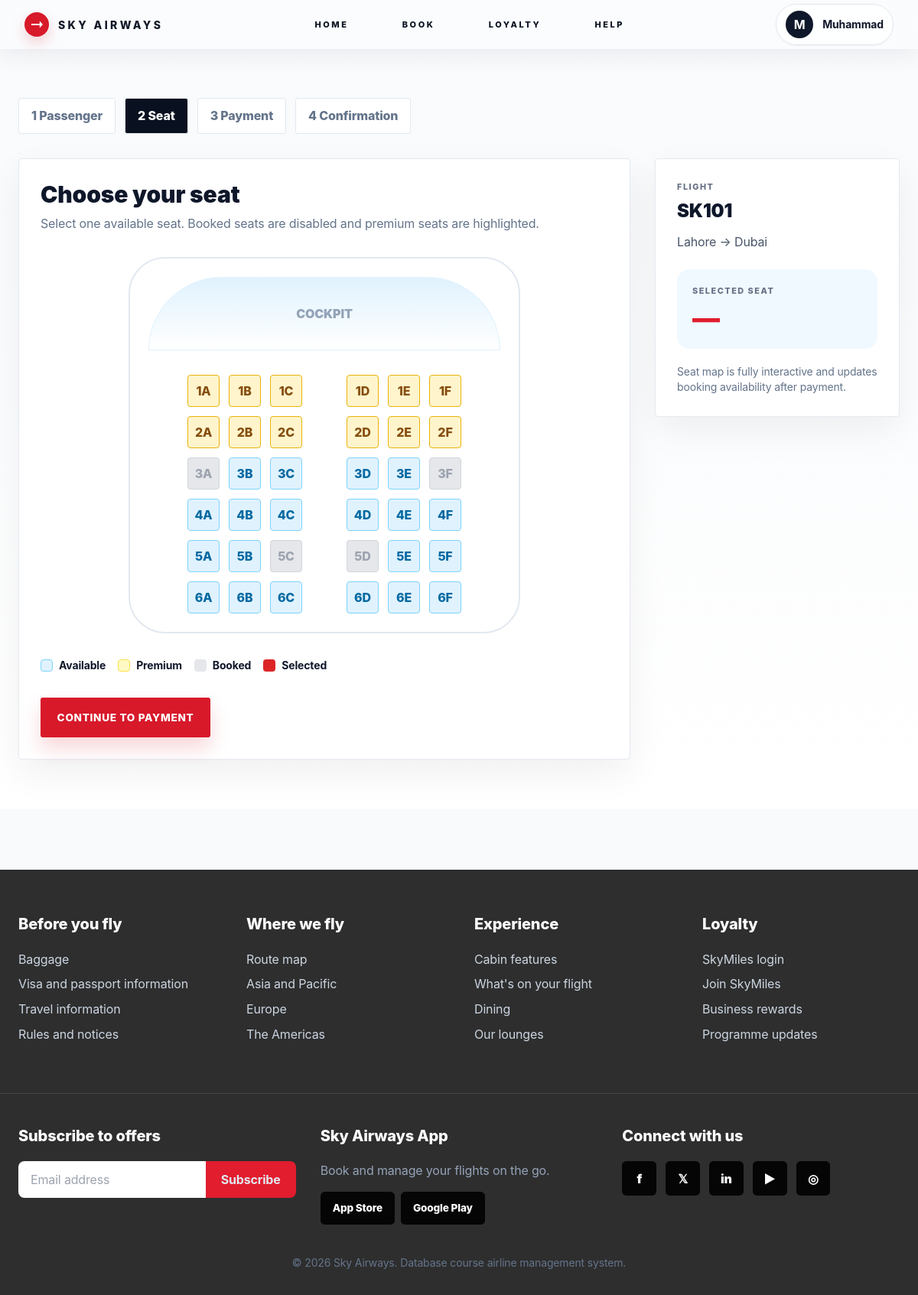
Screenshot of /seats/1 (signed in) with the database file from the repository.
### tables this page shows
CREATE TABLE users (
            id INTEGER PRIMARY KEY AUTOINCREMENT,
            full_name TEXT NOT NULL,
            username TEXT UNIQUE NOT NULL,
            email TEXT UNIQUE NOT NULL,
            phone TEXT,
            password_hash TEXT NOT NULL,
            country TEXT,
            date_of_birth TEXT,
            gender TEXT,
            role TEXT DEFAULT 'user',
            created_at TEXT DEFAULT CURRENT_TIMESTAMP
        );

CREATE TABLE seats (
            id INTEGER PRIMARY KEY AUTOINCREMENT,
            flight_id INTEGER NOT NULL,
            seat_number TEXT NOT NULL,
            seat_class TEXT NOT NULL,
            seat_status TEXT DEFAULT 'available',
            FOREIGN KEY(flight_id) REFERENCES flights(id)
        );

CREATE TABLE flights (
            id INTEGER PRIMARY KEY AUTOINCREMENT,
            flight_number TEXT UNIQUE NOT NULL,
            departure_airport TEXT NOT NULL,
            arrival_airport TEXT NOT NULL,
            departure_city TEXT NOT NULL,
            arrival_city TEXT NOT NULL,
            departure_time TEXT NOT NULL,
            arrival_time TEXT NOT NULL,
            duration TEXT NOT NULL,
            aircraft_type TEXT NOT NULL,
            cabin_class TEXT NOT NULL,
            total_seats INTEGER NOT NULL,
            available_seats INTEGER NOT NULL,
            fare REAL NOT NULL,
            status TEXT DEFAULT 'On Time'
        );

### app.py (the view, shortened to what this page needs)
@app.route("/seats/<int:flight_id>", methods=["GET", "POST"])
@login_required
def seats(flight_id):
    flight = query("SELECT * FROM flights WHERE id=?", (flight_id,), one=True)
    all_seats = query("SELECT * FROM seats WHERE flight_id=? ORDER BY seat_number", (flight_id,))
    return render_template("seats.html", flight=flight, seats=all_seats)

### app.py (called while the page is built)
def get_db():
    if "db" not in g:
        g.db = sqlite3.connect(DB_PATH)
        g.db.row_factory = sqlite3.Row
    return g.db

def query(sql, args=(), one=False):
    cur = get_db().execute(sql, args)
    rows = cur.fetchall()
    cur.close()
    return (rows[0] if rows else None) if one else rows

def current_user():
    if session.get("user_id"):
        return query("SELECT * FROM users WHERE id = ?", (session["user_id"],), one=True)
    return None

@app.context_processor
def inject_globals():
    return {"user": current_user(), "airports": AIRPORTS, "now": datetime.now()}

def login_required(view):
    @wraps(view)
    def wrapped(*args, **kwargs):
        if not session.get("user_id"):
            flash("To continue with your booking, please log in or create your Sky Airways account.", "info")
            session["next_url"] = request.path
            return redirect(url_for("login", next=request.path))
        return view(*args, **kwargs)
    return wrapped

@app.before_request
def ensure_db():
    init_db()

### templates/seats.html (shortened to what this page needs)
{% extends 'base.html' %}
{% block content %}
<section class="py-16 px-6 bg-gradient-to-b from-slate-50 to-white"><div class="max-w-6xl mx-auto"><div class="flex flex-wrap gap-3 mb-8"><span class="step-pill">1 Passenger</span><span class="step-pill active">2 Seat</span><span class="step-pill">3 Payment</span><span class="step-pill">4 Confirmation</span></div><div class="grid lg:grid-cols-[1fr_320px] gap-8"><form method="post" class="premium-card p-7"><h1 class="text-3xl font-black">Choose your seat</h1><p class="text-slate-500 mt-2">Select one available seat. Booked seats are disabled and premium seats are highlighted.</p><input type="hidden" name="seat_number" required><div class="mt-8 mx-auto max-w-lg rounded-[3rem] border-2 border-slate-200 p-6 bg-white"><div class="h-24 bg-gradient-to-b from-sky-100 to-white rounded-t-full border border-sky-100 grid place-items-center font-black text-slate-400">COCKPIT</div><div class="mt-8 space-y-3">{% for row in range(1,7) %}<div class="grid grid-cols-[repeat(3,42px)_34px_repeat(3,42px)] gap-3 justify-center items-center">{% for seat in seats if seat.seat_number.startswith(row|string) %}<button type="button" data-seat="{{ seat.seat_number }}" class="seat-btn {{ 'booked' if seat.seat_status == 'booked' }} {{ 'premium' if seat.seat_class == 'Premium' }}" {% if seat.seat_status == 'booked' %}disabled{% endif %}>{{ seat.seat_number }}</button>{% if seat.seat_number.endswith('C') %}{% endif %}{% endfor %}</div>{% endfor %}</div></div><div class="mt-8 flex flex-wrap gap-4 text-sm font-bold"><span class="inline-flex items-center gap-2"><i class="h-4 w-4 bg-sky-100 border border-sky-300 rounded"></i>Available</span><span class="inline-flex items-center gap-2"><i class="h-4 w-4 bg-yellow-100 border border-yellow-300 rounded"></i>Premium</span><span class="inline-flex items-center gap-2"><i class="h-4 w-4 bg-gray-200 rounded"></i>Booked</span><span class="inline-flex items-center gap-2"><i class="h-4 w-4 bg-red-600 rounded"></i>Selected</span></div><button class="btn-primary mt-8">Continue to payment</button></form><aside class="premium-card p-7 h-fit"><p class="label">Flight</p><h2 class="text-2xl font-black mt-2">{{ flight.flight_number }}</h2><p class="text-slate-600 mt-3">{{ flight.departure_city }} → {{ flight.arrival_city }}</p><div class="mt-6 p-5 rounded-2xl bg-sky-50"><p class="label">Selected seat</p><p class="text-4xl font-black text-accent mt-2" id="seatLabel">—</p></div><p class="text-sm text-slate-500 mt-5">Seat map is fully interactive and updates booking availability after payment.</p></aside></div></div></section>
{% endblock %}

### templates/base.html (shortened to what this page needs)
<!doctype html>
<html lang="en" class="scroll-smooth">
<head>
  <script src="https://cdn.tailwindcss.com"></script>
  <link rel="stylesheet" href="{{ url_for('static', filename='css/app.css') }}">
</head>
<body class="font-display bg-slate-50 text-slate-900 min-h-screen">
  <nav class="site-nav fixed top-0 left-0 right-0 z-50">
    <div class="max-w-7xl mx-auto px-4 sm:px-6 lg:px-8 h-[64px] flex items-center justify-between">
      <a href="{{ url_for('home') }}" class="flex items-center gap-3 group">
        <span class="logo-mark group-hover:scale-105 transition"></span>
        <span class="brand-text">SKY AIRWAYS</span>
      </a>
      <div class="hidden md:flex items-center gap-10">
        <a class="nav-link" href="{{ url_for('home') }}">Home</a>
        <a class="nav-link" href="{{ url_for('book') }}">Book</a>
        <a class="nav-link" href="{{ url_for('loyalty') }}">Loyalty</a>
        <a class="nav-link" href="{{ url_for('help_page') }}">Help</a>
      </div>
      <div class="flex items-center gap-3">
        {% if user %}
        <div class="relative group">
          <button class="flex items-center gap-3 rounded-full bg-white/80 border border-slate-200 px-3 py-2 shadow-sm hover:shadow-md transition">
            <span class="h-9 w-9 rounded-full bg-skybrand text-white grid place-items-center font-bold">{{ user.full_name[0] }}</span>
            <span class="hidden sm:block text-sm font-bold">{{ user.full_name.split()[0] }}</span>
          </button>
        </div>
        {% else %}
        <a href="{{ url_for('login') }}" class="hidden sm:inline-flex rounded-[3px] bg-skybrand text-white px-5 py-2.5 text-[11px] font-black tracking-widest uppercase hover:bg-accent transition shadow-md">Login / Sign Up</a>
        {% endif %}
      </div>
    </div>
  </nav>
  <main class="pt-[64px]">
    {% block content %}{% endblock %}
  </main>
  <footer class="bg-[#2e2e2e] text-slate-200 mt-20">
    <div class="max-w-7xl mx-auto px-6 py-14 grid md:grid-cols-4 gap-10 border-b border-white/10">
      <div><h3 class="footer-title">Before you fly</h3><p class="footer-link">Baggage</p><p class="footer-link">Visa and passport information</p><p class="footer-link">Travel information</p><p class="footer-link">Rules and notices</p></div>
      <div><h3 class="footer-title">Where we fly</h3><p class="footer-link">Route map</p><p class="footer-link">Asia and Pacific</p><p class="footer-link">Europe</p><p class="footer-link">The Americas</p></div>
      <div><h3 class="footer-title">Experience</h3><p class="footer-link">Cabin features</p><p class="footer-link">What's on your flight</p><p class="footer-link">Dining</p><p class="footer-link">Our lounges</p></div>
      <div><h3 class="footer-title">Loyalty</h3><p class="footer-link">SkyMiles login</p><p class="footer-link">Join SkyMiles</p><p class="footer-link">Business rewards</p><p class="footer-link">Programme updates</p></div>
    </div>
    <div class="max-w-7xl mx-auto px-6 py-10 grid md:grid-cols-3 gap-8">
      <div><h3 class="footer-title">Subscribe to offers</h3><div class="mt-4 flex"><input class="px-4 py-3 rounded-l-lg text-slate-900 w-full" placeholder="Email address"><button class="px-5 bg-accent rounded-r-lg font-bold">Subscribe</button></div></div>
      <div><h3 class="footer-title">Sky Airways App</h3><p class="text-slate-400 mt-3">Book and manage your flights on the go.</p><div class="mt-4 flex gap-2"><span class="app-badge">App Store</span><span class="app-badge">Google Play</span></div></div>
      <div><h3 class="footer-title">Connect with us</h3><div class="mt-4 flex gap-3"><span class="social">f</span><span class="social">𝕏</span><span class="social">in</span><span class="social">▶</span><span class="social">◎</span></div></div>
    </div>
    <p class="text-center text-slate-500 text-sm pb-8">© {{ now.year }} Sky Airways. Database course airline management system.</p>
  </footer>
</body>
</html>

### static/css/app.css (style rules this page uses)
:root { --navy:#07111f; --ink:#101624; --muted:#667085; --accent:#d7192a; --sky:#dff4ff; --line:#e6eaf0; }
* { box-sizing:border-box; }
html, body { font-family:'Manrope',ui-sans-serif,system-ui,-apple-system,BlinkMacSystemFont,'Segoe UI',sans-serif; color:var(--ink); background:#f6f8fb; }
body { letter-spacing:-.01em; }
.site-nav { height:64px; background:rgba(255,255,255,.34); backdrop-filter:blur(18px) saturate(140%); -webkit-backdrop-filter:blur(18px) saturate(140%); border-bottom:1px solid rgba(255,255,255,.38); box-shadow:0 8px 28px rgba(15,23,42,.06); }
.logo-mark { height:32px; width:32px; border-radius:50%; background:var(--accent); position:relative; box-shadow:0 8px 18px rgba(215,25,42,.20); }
.logo-mark:before { content:""; position:absolute; inset:9px 8px 9px 9px; background:#fff; clip-path:polygon(0 43%,72% 43%,72% 18%,100% 50%,72% 82%,72% 57%,0 57%); }
.brand-text { font-size:14px; letter-spacing:.24em; font-weight:800; color:#111827; }
.nav-link { position:relative; padding:.55rem .95rem; color:#07111f; transition:all .25s ease; font-size:11px; letter-spacing:.23em; font-weight:800; text-transform:uppercase; border-radius:10px; text-shadow:0 1px 10px rgba(255,255,255,.45); }
.nav-link:after { display:none; }
.btn-primary { display:inline-flex; align-items:center; justify-content:center; gap:.6rem; border-radius:3px; background:var(--accent); color:white; font-weight:800; padding:1rem 1.35rem; box-shadow:0 14px 26px rgba(215,25,42,.18); transition:.2s; text-transform:uppercase; letter-spacing:.05em; font-size:.85rem; }
.label { font-size:.68rem; font-weight:800; letter-spacing:.14em; text-transform:uppercase; color:#667085; margin-bottom:.35rem; display:block; }
.premium-card { background:white; border:1px solid #e5e9f0; border-radius:4px; box-shadow:0 18px 48px rgba(15,23,42,.06); transition:.22s; }
.step-pill { display:flex; align-items:center; gap:.7rem; border-radius:3px; background:white; border:1px solid #e2e8f0; padding:.65rem 1rem; font-weight:800; color:#64748b; }
.step-pill.active { background:#091121; color:#fff; }
.seat-btn { height:42px; width:42px; border-radius:4px; background:#e0f2fe; border:1px solid #7dd3fc; font-weight:800; color:#0369a1; transition:.2s; }
.seat-btn.booked, .seat-btn:disabled { background:#e5e7eb; color:#9ca3af; border-color:#d1d5db; cursor:not-allowed; }
.seat-btn.premium { background:#fff4cc; border-color:#eab308; color:#854d0e; }
.footer-title { font-weight:800; font-size:1.25rem; color:white; margin-bottom:1.15rem; }
.footer-link { color:#cbd5e1; margin:.55rem 0; }
.app-badge { background:#050505; color:white; padding:.7rem 1rem; border-radius:.35rem; font-weight:800; font-size:.85rem; }
.social { background:#050505; color:white; height:2.8rem; width:2.8rem; border-radius:.35rem; display:grid; place-items:center; font-weight:900; }

### rows the page displays
users: full_name "M", full_name "Muhammad"
seats: seat_number "1A"
seats: seat_number "1B"
seats: seat_number "1C"
seats: seat_number "1D"
seats: seat_number "1E"
seats: seat_number "1F"
seats: seat_number "2A"
seats: seat_number "2B"
seats: seat_number "2C"
seats: seat_number "2D"
seats: seat_number "2E"
seats: seat_number "2F"
seats: seat_number "3A"
seats: seat_number "3B"
seats: seat_number "3C"
seats: seat_number "3D"
seats: seat_number "3E"
seats: seat_number "3F"
seats: seat_number "4A"
seats: seat_number "4B"
seats: seat_number "4C"
seats: seat_number "4D"
seats: seat_number "4E"
seats: seat_number "4F"
seats: seat_number "5A"
seats: seat_number "5B"
seats: seat_number "5C"
seats: seat_number "5D"
seats: seat_number "5E"
seats: seat_number "5F"
seats: seat_number "6A"
seats: seat_number "6B"
seats: seat_number "6C"
seats: seat_number "6D"
seats: seat_number "6E"
seats: seat_number "6F"
flights: flight_number "SK101", departure_city "Lahore", arrival_city "Dubai"
